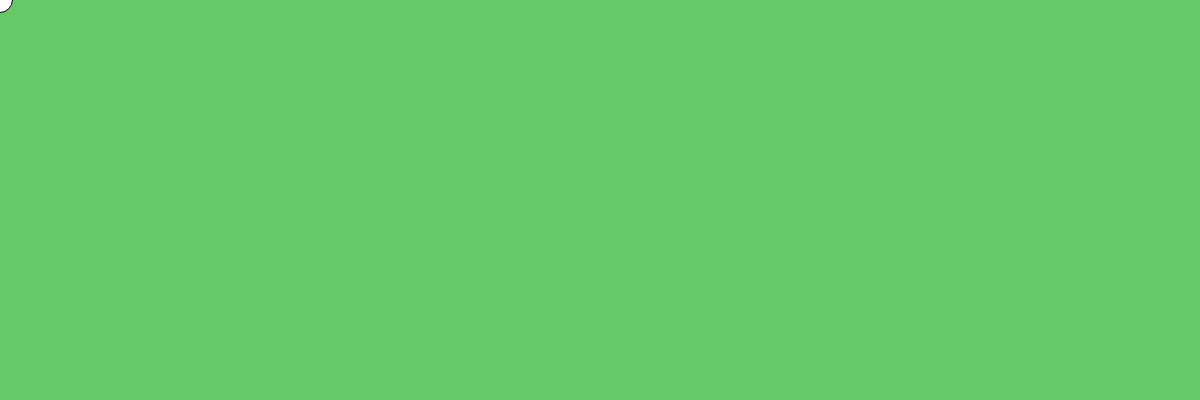
Frame 1 (no input)
Frame 60 (no input): identical to frame 1, image omitted
Frame 120 (the mouse pressed at the canvas centre since frame 60): blank canvas, image omitted

The p5.js sketch that drew this single still picture (run headless with seeded random() and noise() and a simulated clock; from frame 60 on, the mouse is pressed at the canvas centre):

// p5.js sketch
// ── sketch.js

var r = 0;
var g = 50;
var b = 255;



function setup(){
 createCanvas(1200,400);


}


function draw(){
  
   





  //change the value of Red based on the mouse movement about the X axis
  r = map(mouseX,0,100,100,200); 
  // change the value of Green based on the mouse movement about the X axis
  g = map(mouseY,0,100,200,255);
  // change the value of Blue based on the mouse movement about the X axis
  b = map(mouseX,0,200,100,245);

  // Use the map() function to do so. 

  // Pass the values to the background() function you have learnt previously.
  background(r,g,b);

  // Remember to fill the canvas with white paint before creating the ellipse.
  fill("white");
  // Create an ellipse that will move around with you mouse about the X axis.
  ellipse (mouseX,mouseY,25,25);
  
  
}
